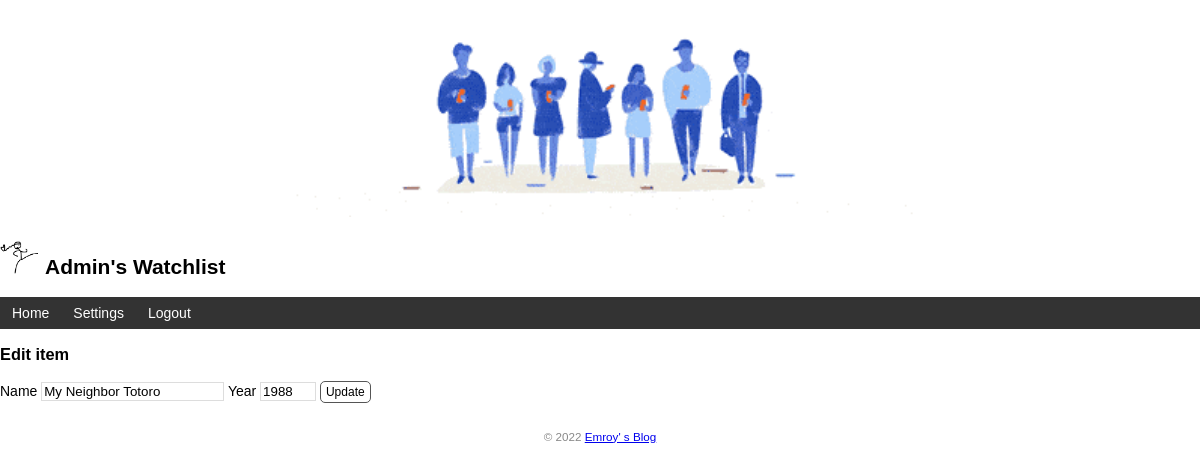
Page /book/edit/1 (signed in) on the committed database.
### app.py (models this page shows, shortened)
class User(db.Model, UserMixin):  # 表名user(自动生成) 单个单词转小写 多个小写下划线分割
    id = db.Column(db.Integer, primary_key=True)  # 主键
    name = db.Column(db.String(20))   # 名字
    username = db.Column(db.String(20))  # 用户名
    password_hash = db.Column(db.String(128))  # 密码散列值

class Book(db.Model):  # 表名book
    id = db.Column(db.Integer, primary_key=True)
    title = db.Column(db.String(60))  # 书名
    year = db.Column(db.String(4))  # 年份

### app.py (the view, shortened to what this page needs)
@app.route('/book/edit/<int:book_id>', methods=['GET', 'POST'])
@login_required   # 视图保护层面附加装饰器，不允许未登录用户访问  页面上有些内容需要对未登录用户隐藏 ，即认证保护。
def edit(book_id):
    book = Book.query.get_or_404(book_id)
    return render_template('edit.html', book=book)  # 传入被编辑的电影记录

### app.py (called while the page is built)
@app.context_processor
def inject_user():  # 函数名可以随意修改
    user = User.query.first()
    return dict(user=user)  # 需要返回字典，等同于 return {'user': user}

@login_manager.user_loader
def load_user(user_id):  # 创建用户加载回调函数，接受用户I的作为参数
    user = User.query.get(int(user_id))  # 用ID作为User模型类的主键查询对应的用户
    return user  # 返回用户对象

### templates/edit.html
{% extends 'base.html' %}
{% block content %}
<h3>Edit item</h3>
<form method="post">
    Name <input type="text" name="title" autocomplete="off" required value="{{ book.title }}">
    Year <input type="text" name="year" autocomplete="off" required value="{{ book.year }}">
    <input class="btn" type="submit" name="submit" value="Update">
</form>
{% endblock %}

### templates/base.html (shortened to what this page needs)
<!DOCTYPE html>
<html lang="en">
<head>
    {% block head %}
    <link rel="stylesheet" href="{{ url_for('static', filename='style.css') }}" type="text/css">
    {% endblock %}
</head>
<body>
    <h2>
        <img alt="people" class="people" src="{{ url_for('static', filename='images/people.gif') }}">
        <br>
        <img alt="Avatar" class="avatar" src="{{ url_for('static', filename='images/logo.png') }}">
        {{ user.name }}'s Watchlist
    </h2>
    <nav>
        <ul>
            <li><a href="{{ url_for('index') }}">Home</a></li>
        {% if current_user.is_authenticated %}
            <li><a href="{{ url_for('settings') }}">Settings</a></li>
            <li><a href="{{ url_for('logout') }}">Logout</a></li>
        {% else %}
            <li><a href="{{ url_for('login') }}">Login</a></li>
        {% endif %}
        </ul>
    </nav>
    {% block content %}{% endblock %}
    <footer>
        <small>&copy; 2022 <a href="https://prime.org.cn/">Emroy' s Blog</a></small>
    </footer>
</body>
</html>

### static/style.css (style rules this page uses)
body { margin: auto; max-width: 1300px; font-size: 14px; font-family: Helvetica, Arial, sans-serif; }
footer { color: #888; margin-top: 15px; text-align: center; padding: 10px; }
.avatar { width: 40px; }
.people { display: block; margin: 0 auto; height: 200px; }
nav ul { list-style-type: none; margin: 0; padding: 0; overflow: hidden; background-color: #333; }
nav li { float: left; }
nav li a { display: block; color: white; text-align: center; padding: 8px 12px; text-decoration: none; }
input[type=submit] { font-family: inherit; }
input[type=text] { border: 1px solid #ddd; }
input[name=year] { width: 50px; }
.btn { font-size: 12px; padding: 3px 5px; text-decoration: none; cursor: pointer; background-color: white; color: black; border: 1px solid #555555; border-radius: 5px; }

### rows in the picture
User: name "Admin"
Book: title "My Neighbor Totoro", year "1988"
